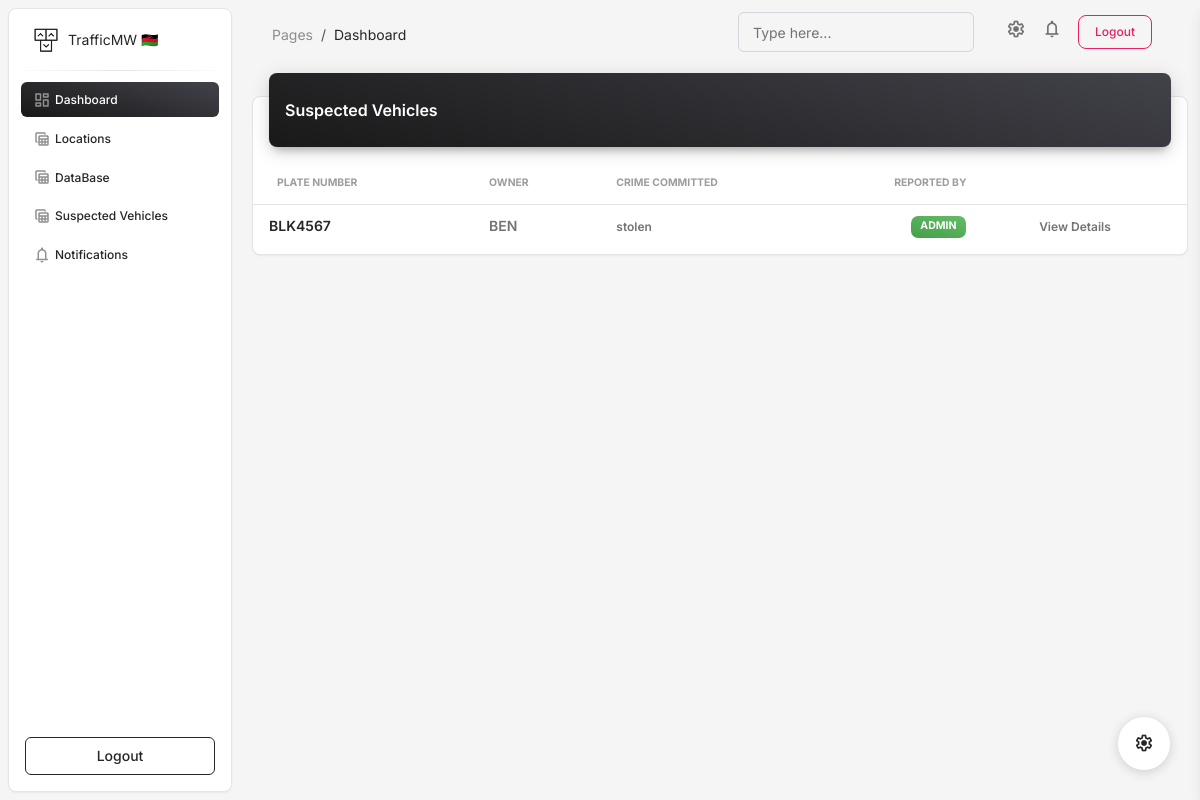
Page /suspected/ on the committed database.
### core/models.py (models this page shows, shortened)
class SuspectVehicle(models.Model):
    vehicle = models.OneToOneField(Vehicle, on_delete=models.CASCADE, related_name='suspect_details')
    reported_by = models.ForeignKey(User, on_delete=models.SET_NULL, null=True, blank=True, related_name='reported_suspects')
    reason_suspected = models.TextField()  # Detailed reason for suspicion
    crime_committed = models.CharField(max_length=255)  # Short description of the crime
    crime_details = models.TextField(null=True, blank=True)  # Detailed description of the crime
    reported_date = models.DateField(auto_now_add=True)  # When the vehicle was reported
    police_station = models.CharField(max_length=100, null=True, blank=True)  # Station handling the case
    is_active = models.BooleanField(default=True)  # Whether the case is active or resolved

class Vehicle(models.Model):
    plate_number = models.CharField(max_length=20, unique=True)
    owner_name = models.CharField(max_length=100)
    owner_phone = models.CharField(max_length=20)
    owner_address = models.TextField()
    vehicle_type = models.CharField(max_length=50)
    make = models.CharField(max_length=50)
    model = models.CharField(max_length=50)
    year = models.IntegerField()
    color = models.CharField(max_length=30)
    registration_date = models.DateField()
    insurance_expiry = models.DateField()
    last_inspection_date = models.DateField()
    created_at = models.DateTimeField(auto_now_add=True)
    updated_at = models.DateTimeField(auto_now=True)

### core/views.py (the view)
# urls.py: path('suspected/', views.suspected_vehicles, name='suspected_vehicles'),
def suspected_vehicles(request):
    suspected_list = SuspectVehicle.objects.select_related('vehicle').all()
    return render(request, 'suspected_vehicles.html', {'suspected_vehicles': suspected_list})

### core/templates/suspected_vehicles.html (shortened to what this page needs)
{% extends 'base.html' %}
{% load static %}
{% block content %}
<div class="row">
    <div class="col-12">
      <div class="card my-4">
        <div class="card-header p-0 position-relative mt-n4 mx-3 z-index-2">
          <div class="bg-gradient-dark shadow-dark border-radius-lg pt-4 pb-3">
            <h6 class="text-white text-capitalize ps-3">Suspected Vehicles</h6>
          </div>
        </div>
        <div class="card-body px-0 pb-2">
          <div class="table-responsive p-0">
            <table class="table align-items-center mb-0">
              <thead>
                <tr>
                  <th class="text-uppercase text-secondary text-xxs font-weight-bolder opacity-7">Plate Number</th>
                  <th class="text-uppercase text-secondary text-xxs font-weight-bolder opacity-7 ps-2">Owner</th>
                  <th class="text-uppercase text-secondary text-xxs font-weight-bolder opacity-7 ps-2">Crime Committed</th>
                  <th class="text-uppercase text-secondary text-xxs font-weight-bolder text-center opacity-7 ps-2">Reported By</th>
                  <th class="text-secondary opacity-7"></th>
                </tr>
              </thead>
              <tbody>
                {% for suspect in suspected_vehicles %}
                <tr>
                    <td>
                      <div class="d-flex px-2">
                        <div class="my-auto">
                          <h6 class="mb-0 text-sm">{{ suspect.vehicle.plate_number }}</h6>
                        </div>
                      </div>
                    </td>
                    <td>
                      <p class="text-sm font-weight-bold mb-0">{{ suspect.vehicle.owner_name }}</p>
                    </td>
                    <td>
                      <span class="text-xs font-weight-bold">{{ suspect.crime_committed }}</span>
                    </td>
                    <td class="align-middle text-center text-sm">
                        <span class="badge badge-sm bg-gradient-success">{{ suspect.reported_by.username }}</span>
                      </td>
                      <td class="align-middle">
                        <a href="{% url 'vehicle_details' suspect.vehicle.plate_number %}" class="text-secondary font-weight-bold text-xs" data-toggle="tooltip" data-original-title="Edit user">
                          View Details
                        </a>
                    </td>
                </tr>
                {% endfor %}
              </tbody>
            </table>
          </div>
        </div>
      </div>
    </div>
  </div>
      </div>
{% endblock %}

### rows in the picture
SuspectVehicle: vehicle.plate_number "BLK4567", vehicle.owner_name "BEN", crime_committed "stolen", reported_by.username "ADMIN"
